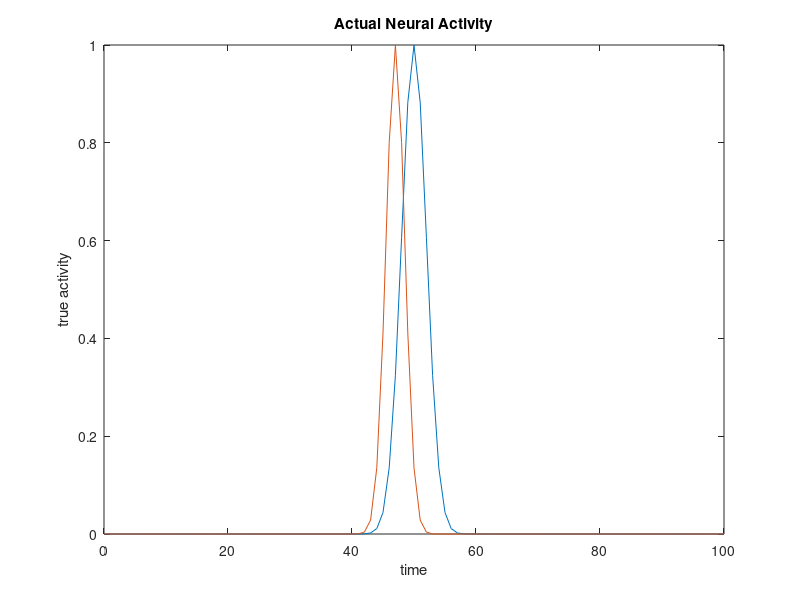

Here is the MATLAB script that generated this plot:
function [ output_args ] = show_act_curves( )
x = 0:1:100;
y = gaussmf(x,[2 50]);
y2 = gaussmf(x,[1.5 47]);

plot(x,y);
hold all;
plot(x,y2);
xlabel('time');
ylabel('true activity');
title('Actual Neural Activity');
end

